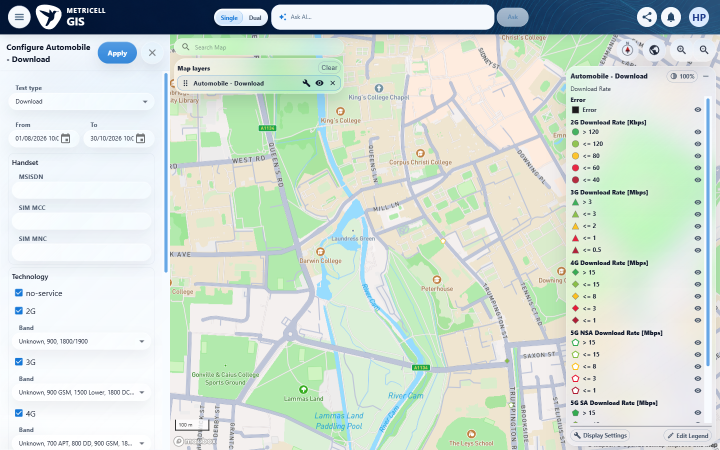
#> input picture archive/tickets/TEST2-79/reassessment-history/2026-10-30/live-map-followup/criterion-2-live-configuration.png, 1440 x 900 px (shown at 1/2 size)
$ python -i build-evidence-report.py   (imports and definitions only)
#> lines starting #> are read from the running program, lines starting #| are printed output that depends on the picture
"""Fill the approved TEST2 evidence-report template deterministically."""
import argparse
import json
import shutil
import zipfile
import hashlib
from copy import deepcopy
from datetime import datetime
from pathlib import Path
import re
from urllib.parse import urlsplit, urlunsplit

from docx import Document
from docx.shared import Inches, Pt, RGBColor
from docx.enum.text import WD_ALIGN_PARAGRAPH
from docx.oxml import OxmlElement
from docx.oxml.ns import qn
from PIL import Image, ImageChops


def text(value):
    return "" if value is None else str(value)


# [9 lines left out: function set_cell, not called in this run]


def report_text(value):
    """Display Markdown code spans as plain text without altering source data."""
    return re.sub(r"(`+)([^`\n]+)\1", lambda match: match.group(2), text(value))


def remove_rows(table):
    while len(table.rows) > 1:
        table._tbl.remove(table.rows[-1]._tr)


# [8 lines left out: function repeat_table_header, not called in this run]


def capture_stem(image):
    """Ignore allocation UUIDs for layout decisions, retaining real file identity."""
    return re.sub(r"-[0-9a-f]{8}-[0-9a-f]{4}-[0-9a-f]{4}-[0-9a-f]{4}-[0-9a-f]{12}$", "", image.stem, flags=re.I)


# [4 lines left out: function evidence_caption, not called in this run]


def localized_change_region(images, *, max_fraction=0.12):
    """Enlarge a small before/after change, without guessing where a UI lives.

    Broad changes (navigation, a dimmed map, a whole dialog) have no safe focus
    region. In that case the report shows the complete source screenshots only.
    """
    # Only compare the captures displayed in this row. A region discovered in
    # a later toggle must never be applied to an earlier setup/map screenshot.
    by_name = {image.name: image for image in images}
    for before in images:
        if "-before-" not in before.name:
            continue
        after = by_name.get(before.name.replace("-before-", "-after-", 1))
        if after is None and len(images) == 2 and capture_stem(images[-1]).lower().endswith("-final"):
            # Exact-state deduplication may retain `final` instead of `after`.
            # Comparing this row's actual pixels remains the safety gate.
            after = images[-1]
        if after is None:
            continue
        with Image.open(before) as left, Image.open(after) as right:
            if left.size != right.size:
                continue
            difference = ImageChops.difference(left.convert("RGB"), right.convert("RGB"))
            channels = difference.split()
            mask = ImageChops.lighter(ImageChops.lighter(channels[0], channels[1]), channels[2]).point(lambda pixel: 255 if pixel >= 64 else 0)
            box = mask.getbbox()
            width, height = left.size
            if box is None or (box[2] - box[0]) < 8 or (box[3] - box[1]) < 8:
                continue
            if (box[2] - box[0]) * (box[3] - box[1]) > width * height * max_fraction:
                continue
            # Include nearby labels and surrounding context, not just a pixel.
            x1, y1, x2, y2 = box
            return (max(0, x1 - 80), max(0, y1 - 60), min(width, max(x2 + 80, x1 + 380)), min(height, max(y2 + 60, y1 + 220)))
    return None


# [583 lines left out: functions add_image_row, preserves_recorded_state, restores_catalogue_state, criterion_focus_region, supporting_captures, screenshot_paths and 8 more, not called in this run]


def source_urls(results):
    return list(dict.fromkeys(public_browser_url(item.get("browserUrl"))
                              for item in results if isinstance(item, dict) and item.get("browserUrl")))


# [605 lines left out: functions public_browser_url, report_limitations, compact_limitations, concise_simulation_assessment, criterion_assessment, additional_criterion_assessment and 13 more, not called in this run]


# [2 lines not run here, left out]

>>> import cv2
>>> picture = cv2.imread('../archive/tickets/TEST2-79/reassessment-history/2026-10-30/live-map-followup/criterion-2-live-configuration.png', cv2.IMREAD_GRAYSCALE)
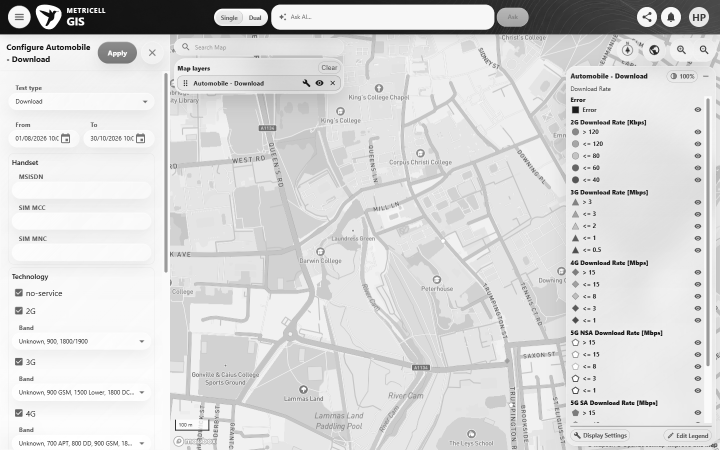
#> picture: shape (900, 1440) (shown at 1/2 size); min 16, max 255, mean 216.4
>>> result = localized_change_region(picture)
#> (the run stopped early here; a loop or call above may not have finished)

$ run again, on archive/tickets/TEST2-79/reassessment-history/2026-10-30/live-map-followup/criterion-2-live-map-selected.png
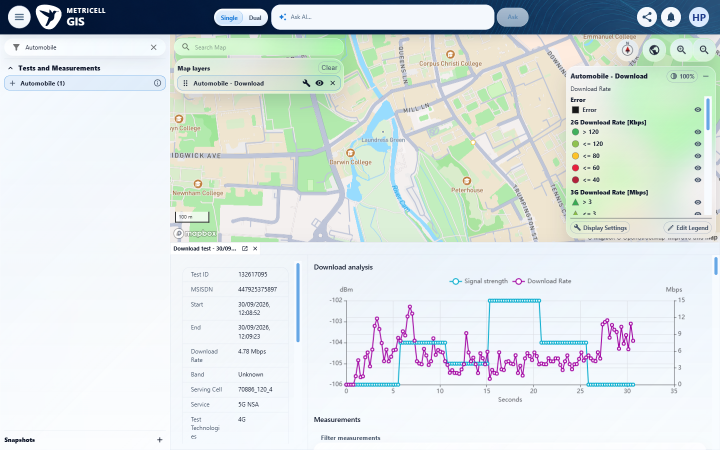
#> input picture archive/tickets/TEST2-79/reassessment-history/2026-10-30/live-map-followup/criterion-2-live-map-selected.png, 1440 x 900 px (shown at 1/2 size)
#> `picture = cv2.imread('../archive/tickets/TEST2-79/reassessment-history..`:
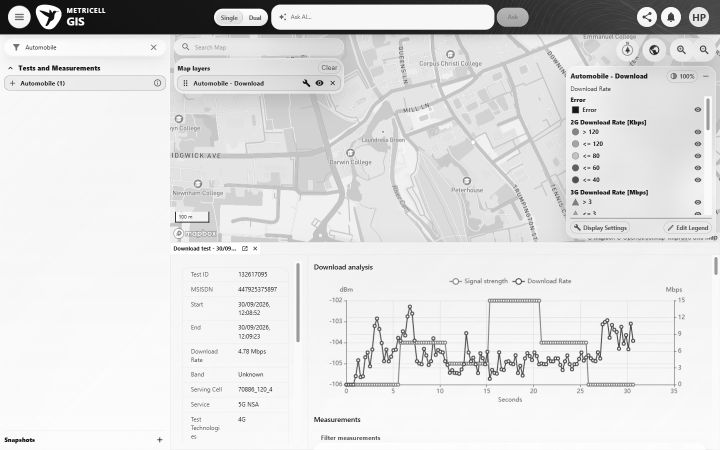
#> picture: shape (900, 1440) (shown at 1/2 size); min 16, max 255, mean 223.6

$ run again, on archive/tickets/TEST2-79/reassessment-history/2026-10-30/live-map-followup/criterion-3-live-map-overview.png
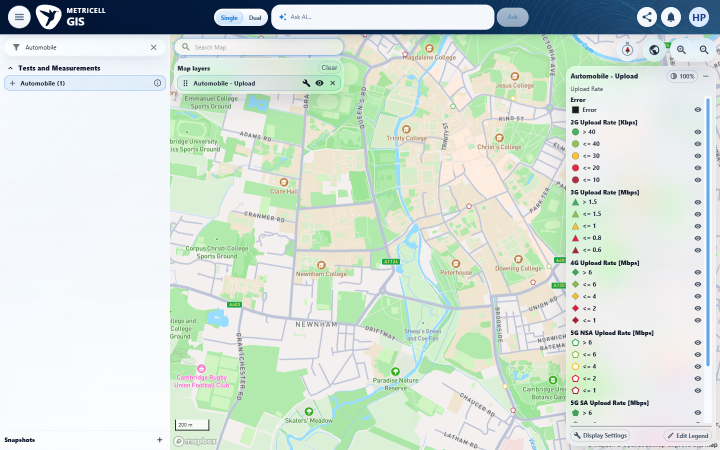
#> input picture archive/tickets/TEST2-79/reassessment-history/2026-10-30/live-map-followup/criterion-3-live-map-overview.png, 1440 x 900 px (shown at 1/2 size)
#> `picture = cv2.imread('../archive/tickets/TEST2-79/reassessment-history..`:
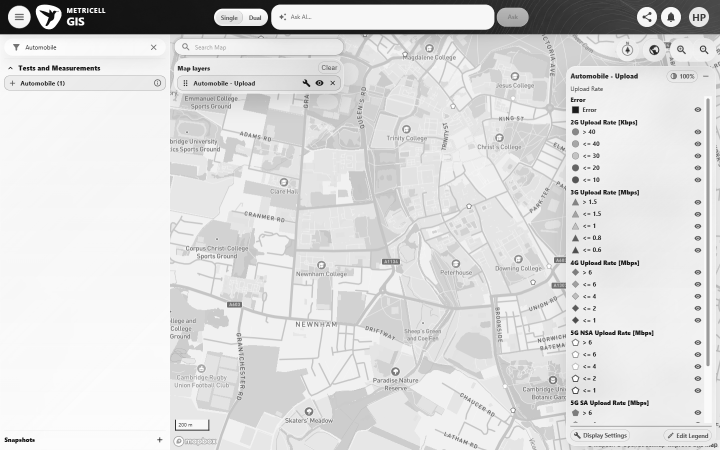
#> picture: shape (900, 1440) (shown at 1/2 size); min 16, max 255, mean 219
